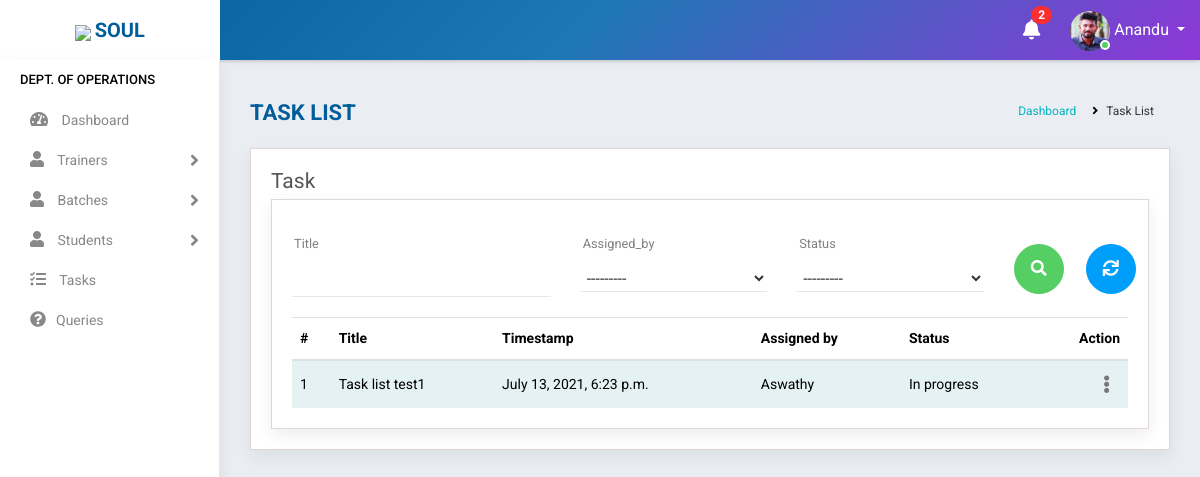
Screenshot of /task/ (signed in) with the database file from the repository.
### accounts/models.py (models this page shows, shortened)
class Staff(models.Model):
    value= (
    ('1', 'Operations'),
    ('2', 'Sales'),
    ('3', 'Trainer'),
    ('4', 'Admin'),
    )
    state = (
    ('Andhra Pradesh','Andhra Pradesh'),
    ('Arunachal Pradesh','Arunachal Pradesh'),
    ('Assam','Assam'),
    ('Bihar','Bihar'),
    ('Chhattisgarh','Chattisgarh'),
    ('Goa','Goa'),
    ('Gujarat','Gujarat'),
    ('Haryana','Haryana'),
    ('Himachal Pradesh','Himachal Pradesh'),
    ('Jharkhand','Jharkhand'),
    ('Karnataka','Karnataka'),
    ('Kerala','Kerala'),
    ('Madhya Pradesh','Madhya Pradesh'),
    ('Maharashtra','Maharashtra'),
    ('Manipur','Manipur'),
    ('Meghalaya','Meghalaya'),
    ('Mizoram','Mizoram'),
    ('Nagaland','Nagaland'),
    ('Odisha','Odisha'),
    ('Rajasthan','Rajasthan'),
    ('Sikkim','Sikkim'),
    ('Tamil Nadu','Tamil Nadu'),
    ('Telangana','Telangana'),
    ('Tripura','Tripura'),
    ('Uttar Pradesh','Uttar Pradesh'),
    ('Uttarakhand','Uttarakhand'),
    ('West Bengal','West Bengal')
    )
    groups = (
        ('AB+', 'AB+'),
        ('AB-', 'AB-'),
        ('A+', 'A+'),
        ('A-', 'A-'),
        ('B+', 'B+'),
        ('B-', 'B-'),
        ('O+', 'O+'),
        ('O-', 'O-'),
        )
    user = models.OneToOneField(User,on_delete=models.CASCADE,null=True,blank=True)
    name = models.CharField(max_length=100,null=True, blank=True)
    empid = models.CharField(max_length=100,null=True, blank=True)
    mobile = models.CharField(max_length=10,null=True, blank=True)
    email = models.EmailField(max_length=200,null=True, blank=True)
    sex = models.CharField(max_length=10,null=True,choices=(('Male','Male'),('Female','Female')), blank=True)
    dob = models.DateField(null=True, blank=True)
    doj = models.DateField(null=True, blank=True)
    blood_group = models.CharField(max_length=100,null=True, blank=True,choices=groups)
    house = models.CharField(max_length=100,null=True, blank=True)
    street =models.CharField(max_length=100,null=True, blank=True)
    street2 =models.CharField(max_length=100,null=True, blank=True)
    city = models.CharField(max_length=100,null=True, blank=True)
    state = models.CharField(max_length=100,null=True,choices=state, blank=True)
    stype = models.CharField(max_length=100,null=True,choices=value, blank=True)
    status = models.CharField(max_length=20,choices=(('Active','Active'),('Inactive','Inactive')),default='Active')
    profile_pic = models.ImageField(null=True, blank=True,default="student.jpg")
    def __str__(self):
        return self.name

class Task(models.Model):
    status_value= [
        ('Yet to start', 'Yet to start'),
        ('In progress', 'In progress'),
        ('Completed', 'Completed'),
    ]
    user = models.ForeignKey(Staff,on_delete=models.CASCADE,null=True)
    title = models.CharField(max_length=100,null=True)
    description = models.TextField(max_length=500,null=True)
    created_at = models.DateTimeField(auto_now_add=True,null=True)
    assigned_by = models.ForeignKey(Staff,on_delete=models.CASCADE,null=True,related_name='sender')
    status = models.CharField(max_length=100,choices=status_value,default='Yet to start')
    class Meta:
        ordering=['created_at','-status']

### accounts/views.py (the view)
# urls.py: path('task/',TaskListView.as_view(),name='task'),
class TaskListView(View):
    def get(self, request):
        user=request.user
        if user.is_authenticated:
            try:
                s= Staff.objects.get(user=user)
                if s.stype =="1" or s.stype =="2" or s.stype == "3" or s.stype == "4":
                    note = Notification.objects.filter(receiver=user).filter(status="Not Read").order_by('-datetime')
                    no_count = note.count()
                    task=Task.objects.filter(user=s).order_by('-status','created_at')
                    f=TaskFilter(self.request.GET,queryset=task)
                    task=f.qs
                    return render(request, 'accounts/task_list.html',{'task':task,'f':f,'no_count':no_count,'note':note})
                else:
                    return redirect('logout')
            except:
                return redirect('home')
        else:
            return redirect('logout')

### accounts/templates/accounts/task_list.html (shortened to what this page needs)
{% extends 'accounts/main.html' %}
    {% block content %}
<div class="main-wrapper">
    {% include 'accounts/navbar.html' %}
    {% include 'accounts/sidebar_operations.html' %}
        <div class="page-wrapper">
            <div class="content container-fluid">
                <div class="page-header">
                    <div class="row">
                        <div class="col-lg-7 col-md-12 col-sm-12 col-12">
                            <h5 class="text-uppercase">Task List</h5>
                        </div>
                        <div class="col-lg-5 col-md-12 col-sm-12 col-12">
                            <ul class="list-inline breadcrumb float-right">
                                <li class="list-inline-item"><a href="{% url 'operations_dashboard' %}">Dashboard</a></li>
                                <li class="list-inline-item">Task List</li>
                            </ul>
                        </div>
                    </div>
                </div>
                <div class="content-page">
                    <div class="row">
                        <div class="col-sm-8 col-5">
                            <h4 class="page-title">Task</h4>
                        </div>
                    </div>
                    <form method="get">
                    <div class="content-page">
                        <div class="row filter-row">
                            <div class="col-sm-6 col-md-4">
                                <div class="form-group custom-mt-form-group">
                                {{f.form.title}}
                                <label class="control-label">Title</label><i class="bar"></i>
                                </div>
                            </div>
                            <div class="col-sm-6 col-md-3">
                                <div class="form-group custom-mt-form-group">
                                {{f.form.assigned_by}}
                                <label class="control-label">Assigned_by</label><i class="bar"></i>
                                </div>
                            </div>
                            <div class="col-sm-6 col-md-3">
                                <div class="form-group custom-mt-form-group">
                                {{f.form.status}}
                                <label class="control-label">Status</label><i class="bar"></i>
                                </div>
                            </div>
                            <div class="col-sm-6 col-md-1">
                                <button type="submit" class="btn btn-success btn-block mt-4 mb-2"  style="height: 30px;width:50px;border-radius: 50px 50px 50px 50px"><i class="fa fa-search" aria-hidden="true"></i></button>
                            </div>
                            <div class="col-sm-6 col-md-1">
                                <a type="reset" href="{% url 'task' %}" class="btn btn-info btn-block mt-4 mb-2"  style="height: 30px;width:50px;border-radius: 50px 50px 50px 50px"><i class="fas fa-sync" aria-hidden="true"></i></a>
                            </div>
                        </div>
                    </form>
                    <div class="row">
                        <div class="col-md-12">
                            <div class="table-responsive">
                                <table class="table table-striped custom-table">
                                    <thead>
                                        <tr>
                                            <th>#</th>
                                            <th>Title</th>
                                            <th>Timestamp</th>
                                            <th>Assigned by</th>
                                            <th>Status</th>
                                            <th class="text-right">Action</th>
                                        </tr>
                                    </thead>
                                    <tbody>
                                        {% for i in task %}
                                        <tr>
                                            <td>
                                                {{i.id}}
                                            </td>
                                            <td>{{i.title}}</td>
                                            <td>{{i.created_at}}</td>
                                            <td>{{i.assigned_by}}</td>
                                            <td>{{i.status}}</td>
                                            <td class="text-right">
                                                <div class="dropdown dropdown-action">
                                                    <a href="#" class="action-icon dropdown-toggle" data-toggle="dropdown"
                                                        aria-expanded="false"><i class="fas fa-ellipsis-v"></i></a>
                                                </div>
                                            </td>
                                        </tr>
                                        {% endfor %}
                                    </tbody>
                                </table>
                            </div>
                        </div>
                    </div>
                </div>
            </div>
        </div>
    </div>
{% endblock %}

### accounts/templates/accounts/navbar.html (shortened to what this page needs)
<div class="header">
    <div class="header-left">
        <a href="https://www.teqstories.com" class="logo">
            <img src="https://www.teqstories.com/assets/images/Blue.png" style="height: 40px;width:auto;">
            <span class="text-uppercase"><b>Soul</b></span>
        </a>
    </div>
    <div class="page-title-box float-left">
    </div>
    <ul class="nav user-menu float-right">
        {% include 'accounts/mini/notify.html' %}
        <li class="nav-item dropdown has-arrow">
            <a href="#" class="dropdown-toggle nav-link user-link" data-toggle="dropdown">
                <span class="user-img">
                    {% if request.user.staff.profile_pic %}
                    <img class="rounded-circle" src="{{request.user.staff.profile_pic.url}}" width="40" height="40" alt="Admin">
                    {% endif %}
                    <span class="status online"></span></span>
                <span>{{request.user.staff.name|title}}</span>
            </a>
        </li>
    </ul>
</div>

### rows the page displays
Task: id "1", title "Task list test1", created_at "July 13, 2021, 6:23 p.m.", assigned_by "Aswathy", status "In progress"

### other values shown
{{ no_count }} "2"
{{ request.user.staff.name|title }} "Anandu"
